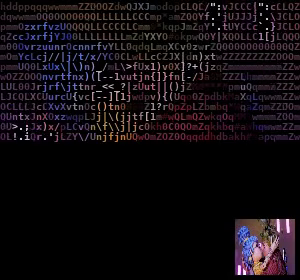
#> input picture frame 17 of backend/output.mp4, 300 x 280 px, given in place of input.mp4, which was not available
$ python video2video.py
#> lines starting #> are read from the running program, lines starting #| are printed output that depends on the picture; pictures that were not available may be replaced by others from this repository, and a replacement may not be noted
"""
@author: Viet Nguyen <nhviet1009@gmail.com>
Modified for better codec compatibility
"""
import argparse
import cv2
import numpy as np
from PIL import Image, ImageFont, ImageDraw, ImageOps


def get_args():
    parser = argparse.ArgumentParser("Image to ASCII")
    parser.add_argument("--input", type=str, default="data/input.mp4", help="Path to input video")
    parser.add_argument("--output", type=str, default="data/output.mp4", help="Path to output video")
    parser.add_argument("--mode", type=str, default="simple", choices=["simple", "complex"],
                        help="10 or 70 different characters")
    parser.add_argument("--background", type=str, default="white", choices=["black", "white"],
                        help="background's color")
    parser.add_argument("--num_cols", type=int, default=100, help="number of character for output's width")
    parser.add_argument("--scale", type=int, default=1, help="upsize output")
    parser.add_argument("--fps", type=int, default=0, help="frame per second")
    parser.add_argument("--overlay_ratio", type=float, default=0.2, help="Overlay width ratio")
    parser.add_argument("--codec", type=str, default="mp4v", help="Video codec (mp4v, avc1, XVID, etc)")
    args = parser.parse_args()
    return args


def main(opt):
    # Character set configuration
    CHAR_LIST = '@%#*+=-:. ' if opt.mode == "simple" else \
               "$@B%8&WM#*oahkbdpqwmZO0QLCJUYXzcvunxrjft/\|()1{}[]?-_+~<>i!lI;:,\"^`'. "

    bg_code = 255 if opt.background == "white" else 0
    font = ImageFont.truetype("fonts/DejaVuSansMono-Bold.ttf", size=int(10 * opt.scale))

    # Video capture setup
    cap = cv2.VideoCapture(opt.input)
    if not cap.isOpened():
        raise IOError("Could not open video file")

    fps = opt.fps if opt.fps != 0 else int(cap.get(cv2.CAP_PROP_FPS))
    num_chars = len(CHAR_LIST)

    # Get first frame to initialize VideoWriter
    ret, frame = cap.read()
#> frame is the input picture: shape (280, 300, 3); mean B, G, R 16.9, 13, 17.9
    if not ret:
        raise ValueError("Could not read first frame")

    # Initialize VideoWriter with proper dimensions
    sample_image = cv2.cvtColor(frame, cv2.COLOR_BGR2GRAY)
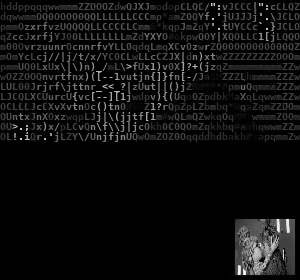
#> sample_image: shape (280, 300); min 0, max 246, mean 14.9
    height, width = sample_image.shape
#> height = 280; width = 300

    # Calculate ASCII art dimensions
    num_cols = opt.num_cols  # 确保num_cols被正确定义
    cell_width = width / opt.num_cols
#> cell_width = 3
    cell_height = 2 * cell_width
#> cell_height = 6
    num_rows = int(height / cell_height)
#> num_rows = 46

    if num_cols > width or num_rows > height:
        print("Too many columns or rows. Using default settings")
        cell_width = 6
        cell_height = 12
        num_cols = int(width / cell_width)
        num_rows = int(height / cell_height)

    char_width, char_height = font.getsize("A")
    out_width = char_width * num_cols
    out_height = 2 * char_height * num_rows
#> out_height = 920

    # Initialize VideoWriter with compatible codec
    fourcc = cv2.VideoWriter_fourcc(*opt.codec)
    out = cv2.VideoWriter(opt.output, fourcc, fps, (out_width, out_height))
    if not out.isOpened():
        raise IOError("Could not initialize VideoWriter with codec: {}".format(opt.codec))

    # Process frames
    while True:
        ret, frame = cap.read()
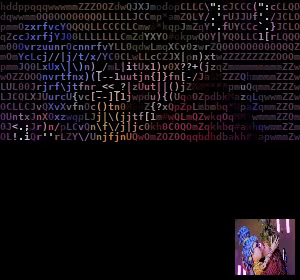
#> input picture frame 18 of backend/output.mp4, 300 x 280 px, given in place of input.mp4, which was not available
#> frame is the input picture: shape (280, 300, 3); mean B, G, R 16.8, 13, 17.9
        if not ret:
            break

        # Convert to ASCII
        gray = cv2.cvtColor(frame, cv2.COLOR_BGR2GRAY)
        ascii_image = Image.new("L", (out_width, out_height), bg_code)
#> ascii_image: PIL image 600x920 L; every value is 255
        draw = ImageDraw.Draw(ascii_image)

        for i in range(num_rows):
            line = "".join([CHAR_LIST[min(int(np.mean(
                gray[int(i * cell_height):min(int((i + 1) * cell_height), height),
                     int(j * cell_width):min(int((j + 1) * cell_width), width)]) * num_chars / 255),
                num_chars - 1)] for j in range(num_cols)]) + "\n"
            draw.text((0, i * char_height), line, fill=255 - bg_code, font=font)

        # Crop and convert
        # crop_box = ImageOps.invert(ascii_image).getbbox() if opt.background == "white" else ascii_image.getbbox()
        # final_image = cv2.cvtColor(np.array(ascii_image.crop(crop_box)), cv2.COLOR_GRAY2BGR)

#> (the run stopped early here; a loop or call above may not have finished)

$ run again, starting later in the video
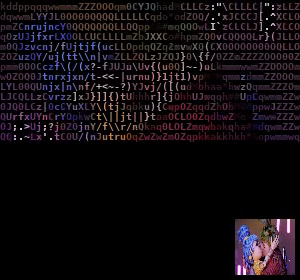
#> input picture frame 76 of backend/output.mp4, 300 x 280 px, given in place of input.mp4, which was not available
#> in main, frame is the input picture: shape (280, 300, 3); mean B, G, R 16.9, 12.9, 18
#> in main, `sample_image = cv2.cvtColor(frame, cv2.COLOR_BGR2GRAY)`:
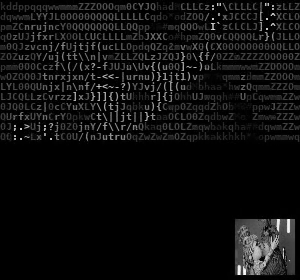
#> sample_image: shape (280, 300); min 0, max 247, mean 14.9
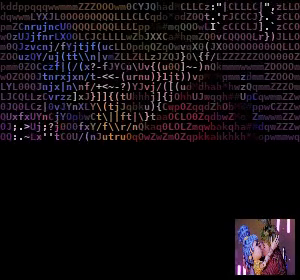
#> input picture frame 77 of backend/output.mp4, 300 x 280 px, given in place of input.mp4, which was not available
#> in main, frame is the input picture: shape (280, 300, 3); mean B, G, R 16.9, 12.9, 18
#> ascii_image: PIL image 600x920 L; every value is 255

$ run again, starting later in the video
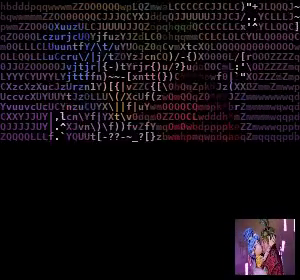
#> input picture frame 136 of backend/output.mp4, 300 x 280 px, given in place of input.mp4, which was not available
#> in main, frame is the input picture: shape (280, 300, 3); mean B, G, R 17.5, 12.9, 18.4
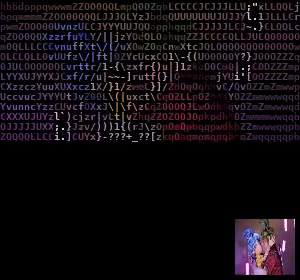
#> input picture frame 137 of backend/output.mp4, 300 x 280 px, given in place of input.mp4, which was not available
#> in main, frame is the input picture: shape (280, 300, 3); mean B, G, R 17.8, 13, 18.6
#> in main, `gray = cv2.cvtColor(frame, cv2.COLOR_BGR2GRAY)`:
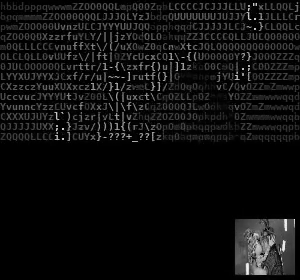
#> gray: shape (280, 300); min 0, max 247, mean 15.2
#> ascii_image: PIL image 600x920 L; every value is 255
